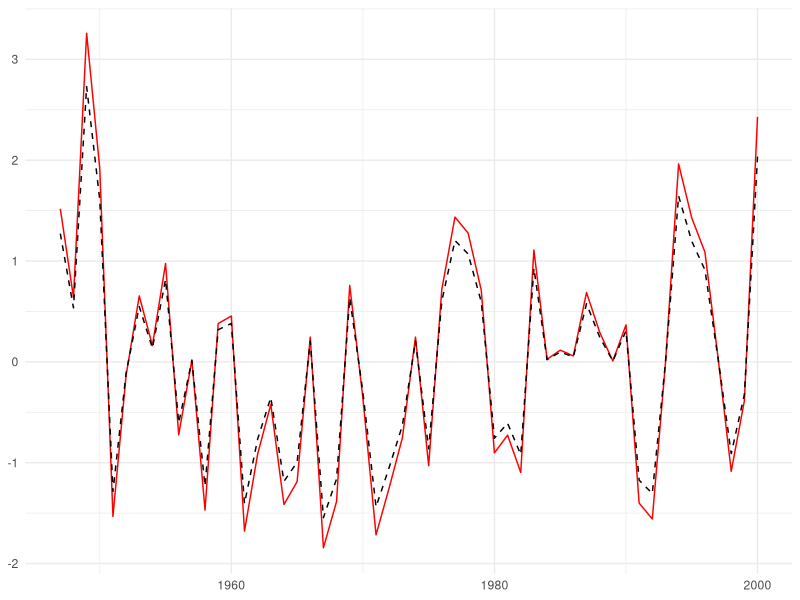
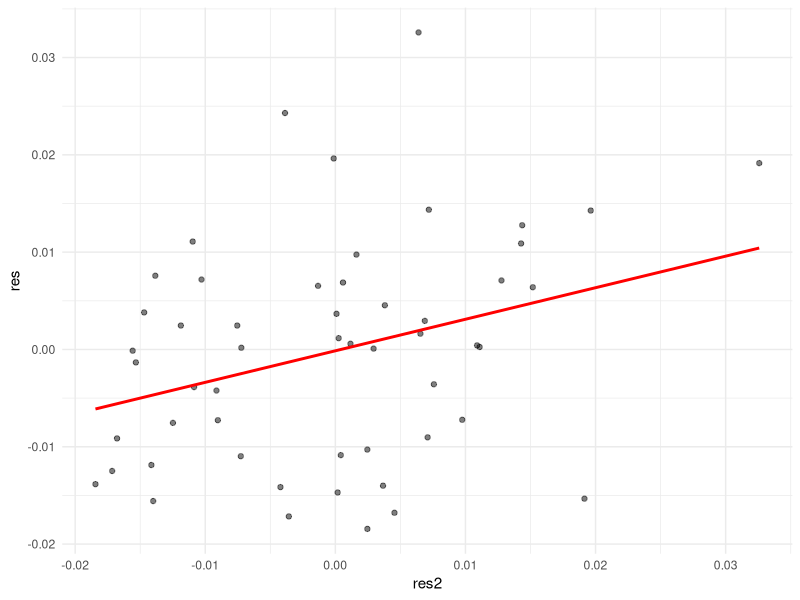

R code for these plots, in order: (Note: this script raises an error after producing the figures.)
## ---- chunk 1

library(readxl);library(tidyverse);library(magrittr);library(lmtest);library(sandwich);library(car)

## ---- chunk 2

setwd("C:/Users/datanerd/Desktop/Github/rEkonometri/data")
df <- read_excel("Table6_1.xls")
df %<>% 
  dplyr::select(consumption, income, wealth, interest)

str(df)

## ---- chunk 3

df %<>% 
  mutate(lnconsumption = log(consumption),
         lnincome = log(income),
         lnwealth = log(wealth)) #interest değişkeni negatif değerler içerdiği için logaritması alınmadı.

## ---- chunk 4

model <- lm(formula = lnconsumption ~ lnincome + lnwealth + interest, data = df)
summary(model)

## ---- chunk 5

df$res <- model$residuals
df$`standartlaştırılmış` <- df$res / summary(model)$sigma

df %>% 
  mutate(`yıl` = seq(1947, 2000, 1)) %>% 
  ggplot() +
  geom_line(aes(x = `yıl`, y = res * 100, group = 1), color = "red") +
  geom_line(aes(x = `yıl`, y = `standartlaştırılmış`, group = 1), linetype = "dashed") +
  theme_minimal() +
  theme(axis.title = element_blank())

## ---- chunk 6

df$res2 <- lag(df$res)

df %>% 
  ggplot(aes(x = res2, y = res)) +
  geom_point(alpha = 0.5) +
  geom_smooth(method = "lm", se = FALSE, color = "red") +
  theme_minimal()

## ---- chunk 7

durbinWatsonTest(model)

## ---- chunk 8
knitr::include_graphics("C:/Users/datanerd/Desktop/Github/rEkonometri/img/durbin-watson.png")
## ---- chunk 9

bgtest(model, order = 1, type = "F")

## ---- chunk 10

bgtest(model, order = 2, type = "F")
bgtest(model, order = 2, type = "Chisq")
bgtest(model, order = 3, type = "F")
bgtest(model, order = 3, type = "Chisq")

## ---- chunk 11

coeftest(model, vcov = NeweyWest(model))
